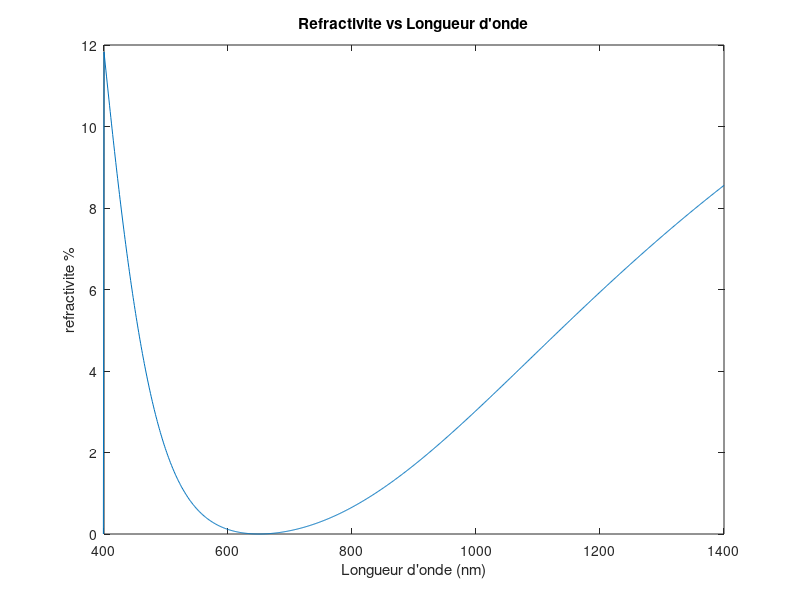

Here is the MATLAB script that generated this plot:
%double layer
n1 = 1.5;
n0 = 1.33;
n3 = 3.5;
n2 = 2.43;

%Coefficients de reflection
ref01 = (n0 - n1)/(n0 + n1); 
ref12 = (n1 - n2)/(n1 + n2); 
ref23 = (n2 - n3)/(n2 + n3); 

%Coefficients de Transmission
TC01 = (2*n0)/(n0 + n1);
TC12 = (2*n1)/(n1 + n2);
TC23 = (2*n2)/(n2 + n3);

%Matrice dynamique
Q01 = (1/TC01)*[1 ref01; ref01 1];
Q12= (1/TC12)*[1 ref12; ref12 1]; 
Q23 = (1/TC23)*[1 ref23; ref23 1];

Puissance = 0;
for wavelength = 400:1400
    Gx=(pi/2)*(650/wavelength);
    P = [exp(1i*Gx) 0; 0 exp(-1i*Gx)];
    T = Q01 * (P*Q12*P*Q23);
    REF = T(2,1)/T(1,1); %Coefficient de reflexion du systeme
    R (wavelength) = (abs(REF)^2)*100; %En pourcentage
    TRA = 1/T(1,1);
    TTY (wavelength) = (abs(TRA)^2)*(n3/n0); %Transmetivite
    I = (6.16*10^15)/((wavelength^5)*(exp(2484/wavelength) -1));
    Puissance = Puissance + TTY(wavelength)*I;
end
wavelength = 1:1400;
plot(wavelength,R);
xlim([400 1400]);
title("Refractivite vs Longueur d'onde");
xlabel("Longueur d'onde (nm)");
ylabel("refractivite %");
disp('Puissance :');
disp(Puissance);